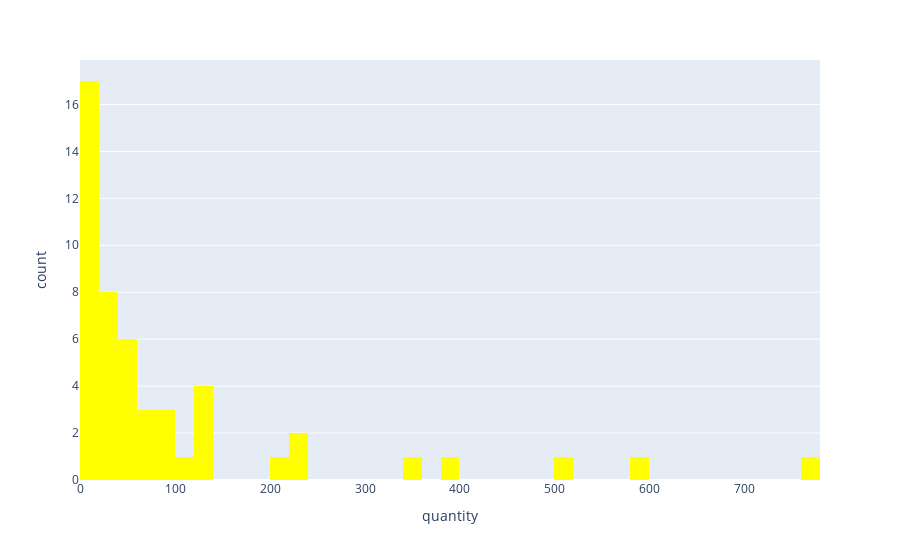

The code cell stored with this chart in its notebook:
### Code cell
fig = px.histogram(quant_items, x='quantity', nbins=39,
                   color_discrete_sequence=['yellow'],
                   histnorm='') # histnorm='probability density'
fig.show()

### Figure 1 — Plotly figure (JSON) as saved in the notebook; plotly's stock layout.template omitted (floating-point values rounded to 4 significant figures)
{"data": [{"alignmentgroup": "True", "bingroup": "x", "histnorm": "", "hovertemplate": "quantity=%{x}<br>count=%{y}<extra></extra>", "legendgroup": "", "marker": {"color": "yellow"}, "name": "", "nbinsx": 39, "offsetgroup": "", "orientation": "v", "showlegend": false, "type": "histogram", "x": [55, 66, 91, 12, 10, 25, 211, 4, 6, 126, 351, 71, 60, 8, 1, 6, 40, 761, 591, 50, 9, 123, 120, 230, 130, 506, 1, 23, 18, 45, 50, 33, 25, 2, 20, 29, 2, 110, 221, 386, 36, 4, 31, 56, 87, 97, 1, 6, 18, 8], "xaxis": "x", "yaxis": "y"}], "layout": {"barmode": "relative", "legend": {"tracegroupgap": 0}, "margin": {"t": 60}, "xaxis": {"anchor": "y", "domain": [0, 1], "title": {"text": "quantity"}}, "yaxis": {"anchor": "x", "domain": [0, 1], "title": {"text": "count"}}}}
